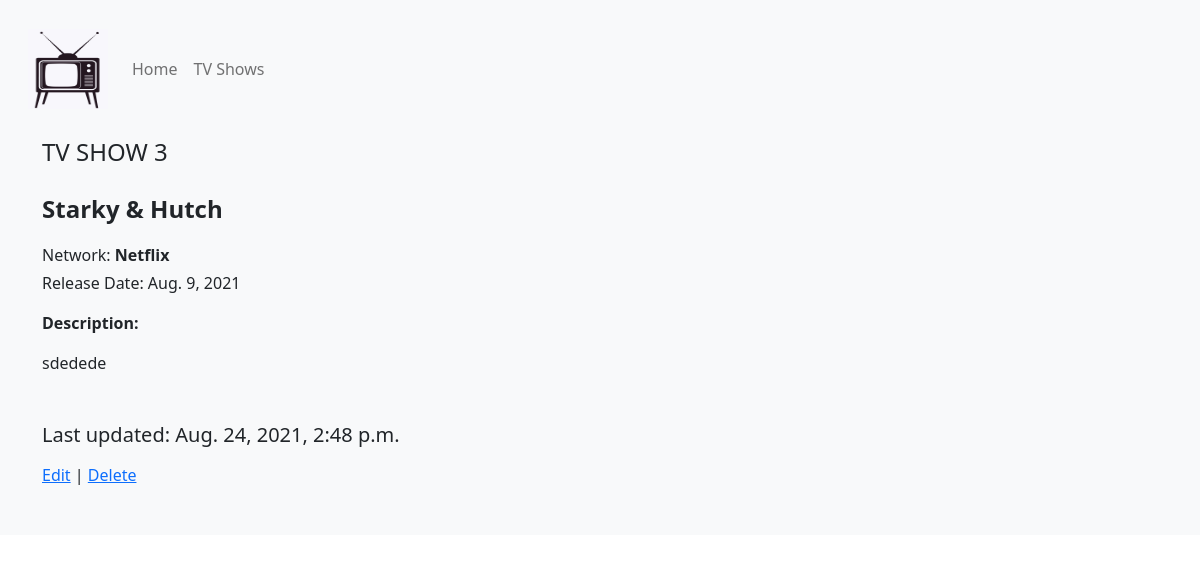
Screenshot of /shows/3 with the database file from the repository.
### tv_shows/models.py (models this page shows, shortened)
class Show(models.Model):
    title = models.CharField(max_length=100)
    description = models.TextField(max_length=500)
    network = models.ForeignKey(Network, related_name="show", on_delete = models.CASCADE)
    release_date = models.DateField()
    created_at = models.DateTimeField(auto_now_add=True)
    updated_at = models.DateTimeField(auto_now=True)
    class Meta:
        ordering = ('id',)

class Network(models.Model):
    name = models.CharField(max_length=50)
    created_at = models.DateTimeField(auto_now_add=True)
    updated_at = models.DateTimeField(auto_now=True)
    class Meta:
        ordering = ('id',)
    def __str__(self):
        return self.name

### tv_shows/views.py (the view)
# urls.py: path('shows/<show_id>', views.info_show, name='info_show'),
def info_show(request, show_id):
    context = {
        'show':Show.objects.get(id=show_id)
    }
    return render(request, 'tv_shows/info_show.html', context)

### tv_shows/templates/tv_shows/info_show.html (shortened to what this page needs)
{% extends "tv_shows/base.html" %}
{% block content %}
<div class="container">
    <div class="row my-3">
        <h4>TV SHOW {{show.id}}</h4>
    </div>
    <div class="row my-3">
        <ul style="list-style-type: none;">
            <li class="fs-4 mb-3"><b>{{show.title}}</b></li>
            <li class="mb-1">Network: <b>{{show.network}}</b></li>
            <li class= "mb-3">Release Date: {{show.release_date}}</li>
            <li><p><b>Description:</b></p>
                <p>{{show.description}}</p>
            </li>
        </ul>
    </div>
    <div class="row my-3">
        <h5 class="mb-3">Last updated: {{show.updated_at}}</h5>
        <p><a href="/shows/{{show.id}}/edit">Edit</a>  |  <a class="modal-borrar" data-bs-toggle="modal" data-bs-target="#delete_modal" href="/shows/{{show.id}}/destroy" data-href="/shows/{{show.id}}/destroy">Delete</a></p>
    </div>
</div>
{% endblock %}

### rows the page displays
Show: id "3", title "Starky & Hutch", network "Netflix", release_date "Aug. 9, 2021", description "sdedede", updated_at "Aug. 24, 2021, 2:48 p.m."
